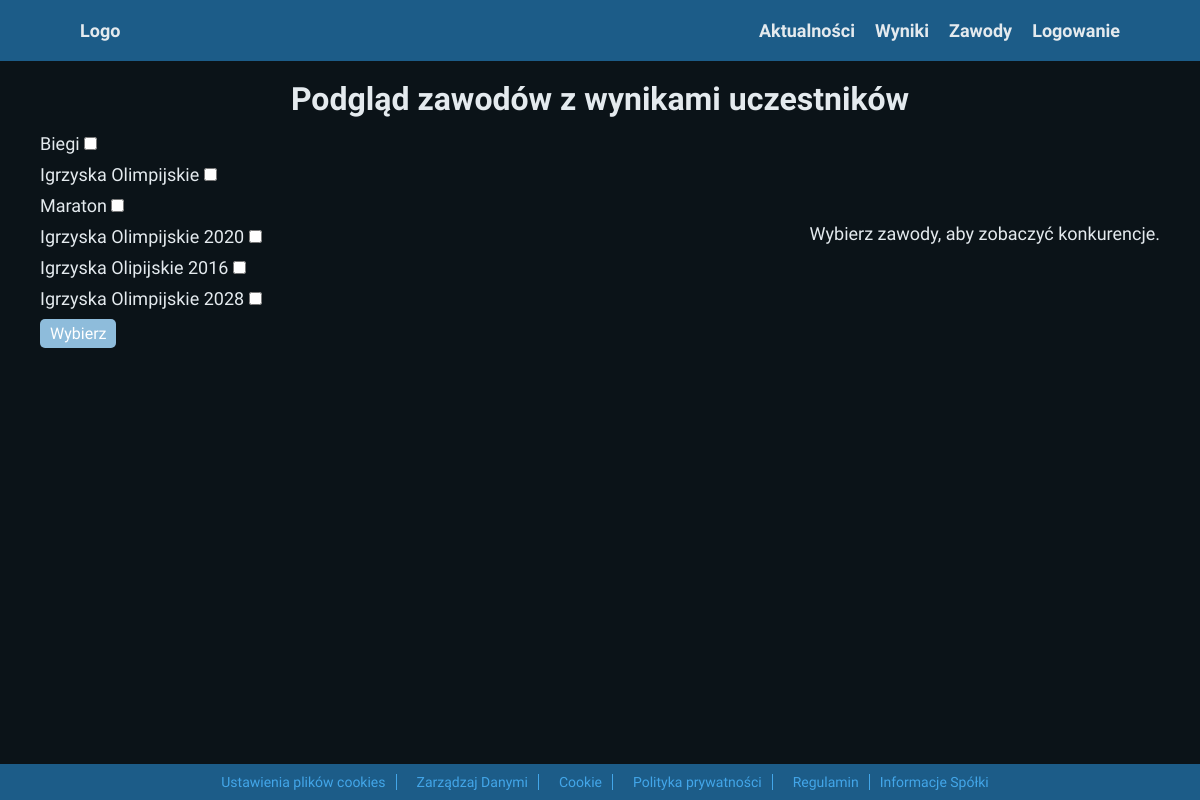
The page / on the database its author committed.
### tables this page shows
CREATE TABLE `zawody` (
  `id_zawodow` int(11) NOT NULL,
  `nazwa` varchar(100) NOT NULL,
  `lokalizacja` varchar(100) DEFAULT NULL,
  `data` date NOT NULL,
  `id_uzytkownika` int(11) NOT NULL
);

### index.php (the view, shortened to what this page needs)
<?php
try {
  $polaczenie = otworz_polaczenie();
  $zawody = [];
  $zapytanie_zawody = "SELECT id_zawodow, nazwa FROM zawody";
  $wynik_zawody = $polaczenie->query($zapytanie_zawody);
  while ($wiersz = $wynik_zawody->fetch_assoc()) {
    $zawody[] = $wiersz;
  }
  $konkurencje = [];
} catch (Exception $e) {
  logError("Wystąpił błąd: " . $e->getMessage());
  die("Błąd: " . $e->getMessage());
}
?>
<!DOCTYPE html>
<html lang="en">
<head>
  <link rel="stylesheet" href="style.css">
</head>
<body class="body">
  <header class="flexbox">
    <div class="margines-header flexbox body-bold">
      <div><a href="index.php">Logo</a></div>
      <div class="flexbox header-links">
        <div><a href="aktualności.php">Aktualności</a></div>
        <div><a href="wyniki.php">Wyniki</a></div>
        <div><a href="zawody.php">Zawody</a></div>
        <?php if (isset($_SESSION['zalogowany']) && $_SESSION['zalogowany']): ?>
          <div><a href="konto.php">Konto</a></div>
        <?php else: ?>
          <div><a href="logowanie.php">Logowanie</a></div>
        <?php endif; ?>
      </div>
    </div>
  </header>
  <main>
    <section class="section1 flexbox">
      <div class="margines">
        <h2 class="title">Podgląd zawodów z wynikami uczestników</h2>
        <div class="flexbox sb">
          <form method="post" class="flexbox kategorie">
            <?php
            $zaznaczoneZawody = isset($_POST['zawody']) ? $_POST['zawody'] : [];
            ?>
            <?php foreach ($zawody as $zawod): ?>
              <div>
                <label for="zawod<?= $zawod['id_zawodow'] ?>">
                  <?= htmlspecialchars($zawod['nazwa']) ?>
                </label>
                <input
                  type="checkbox"
                  name="zawody[]"
                  value="<?= $zawod['id_zawodow'] ?>"
                  id="zawod<?= $zawod['id_zawodow'] ?>"
                  <?= in_array($zawod['id_zawodow'], $zaznaczoneZawody) ? 'checked' : '' ?>>
              </div>
            <?php endforeach; ?>
            <div>
              <input type="submit" value="Wybierz" class="button">
            </div>
          </form>
          <div class="flexbox konkurencje-lista">
            <?php if (!empty($konkurencje)): ?>
              <?php foreach ($konkurencje as $konkurencja): ?>
                <div class="flexbox konkurencja-karta">
                  <div class="konkurencja-logo">
                    <img src="<?= htmlspecialchars(getLogoPath($konkurencja['nazwa'])) ?>" alt="Logo">
                  </div>
                  <div class="konkurencja-info">
                    <h3 class="konkurencja-tytul"><?= htmlspecialchars($konkurencja['konkurencja']) ?></h3>
                    <p class="konkurencja-uczestnik">Uczestnik: <?= htmlspecialchars($konkurencja['Imie'] . " " . $konkurencja['Nazwisko']) ?></p>
                    <p class="konkurencja-wartosc-wyniku">Wartość wyniku: <?= htmlspecialchars($konkurencja['wartosc_wyniku']) ?></p>
                    <p class="konkurencja-lokalizacja">Lokalizacja: <?= htmlspecialchars($konkurencja['lokalizacja']) ?></p>
                    <p class="konkurencja-data">Data: <?= htmlspecialchars($konkurencja['data']) ?></p>
                  </div>
                </div>
              <?php endforeach; ?>
            <?php else: ?>
              <p>Wybierz zawody, aby zobaczyć konkurencje.</p>
            <?php endif; ?>
          </div>
        </div>
      </div>
    </section>
  </main>
  <footer class="flexbox">
    <div class="margines flexbox footer-cont">
      <div class="small footer-item"><a href="#">Ustawienia plików cookies</a></div>
      <div class="small footer-item"><a href="#">Zarządzaj Danymi</a></div>
      <div class="small footer-item"><a href="#">Cookie</a></div>
      <div class="small footer-item"><a href="#">Polityka prywatności</a></div>
      <div class="small footer-item"><a href="#">Regulamin</a></div>
      <div class="small"><a href="#">Informacje Spółki</a></div>
    </div>
  </footer>
</body>
</html>

### style.css (style rules this page uses)
:root { --text-color: #e4eaee; --background-color: #0b1318; --primary-color: #8ebcdb; --secondary-color: #1c5c88; --accent-color: #43a6e9; --font: "Mukta Mahee", sans-serif; }
* { margin: 0; padding: 0; box-sizing: border-box; }
html, body { height: 100%; margin: 0; display: flex; flex-direction: column; }
body { color: var(--text-color); background-color: var(--background-color); display: flex; flex-direction: column; margin-top: 70px; }
main { flex: 1; }
h1, h2, h3, h4, h5, h6 { margin-bottom: 15px; }
p { margin-bottom: 15px; }
a { color: var(--accent-color); text-decoration: none; }
header { position: fixed; top: 0; left: 0; width: 100%; z-index: 1000; }
header a { color: var(--text-color); }
.button { font-family: var(--font); font-size: 16px; background-color: var(--primary-color); color: white; border: none; padding: 5px 10px; cursor: pointer; border-radius: 5px; }
.title { font-family: var(--font); font-size: 32px; font-weight: 700; margin-top: 10px; }
.body { font-family: var(--font); font-size: 18px; font-weight: 400; }
.body-bold { font-family: var(--font); font-size: 18px; font-weight: 700; }
.small { font-family: var(--font); font-size: 14px; font-weight: 400; }
.margines-header { margin: 0px 40px; width: 100%; max-width: 2000px; justify-content: space-between !important; }
.margines { margin: 0px 40px; width: 100%; max-width: 1440px; justify-content: space-between !important; }
header { background-color: var(--secondary-color); padding: 20px 40px; }
.flexbox { display: flex; flex-direction: row; align-items: center; justify-content: center; }
.header-links div { margin-left: 20px; }
.section1 { margin-bottom: 20px; }
.section1 .sb { justify-content: space-between; }
.section1 h2 { text-align: center; }
.kategorie { display: flex; flex-direction: column; gap: 10px; min-width: 250px; }
form.flexbox div { width: 100%; }
.konkurencje-lista { flex-wrap: wrap; gap: 15px; }
footer { background-color: var(--secondary-color); text-align: center; padding: 10px 40px; width: 100%; }
.footer-cont { justify-content: center !important; gap: 10px; }
.footer-item { padding: 0px 10px; border-right: 1px solid var(--accent-color); }

### rows shown on the page
zawody: nazwa "Biegi"
zawody: nazwa "Igrzyska Olimpijskie"
zawody: nazwa "Maraton"
zawody: nazwa "Igrzyska Olimpijskie 2020"
zawody: nazwa "Igrzyska Olipijskie 2016"
zawody: nazwa "Igrzyska Olimpijskie 2028"
